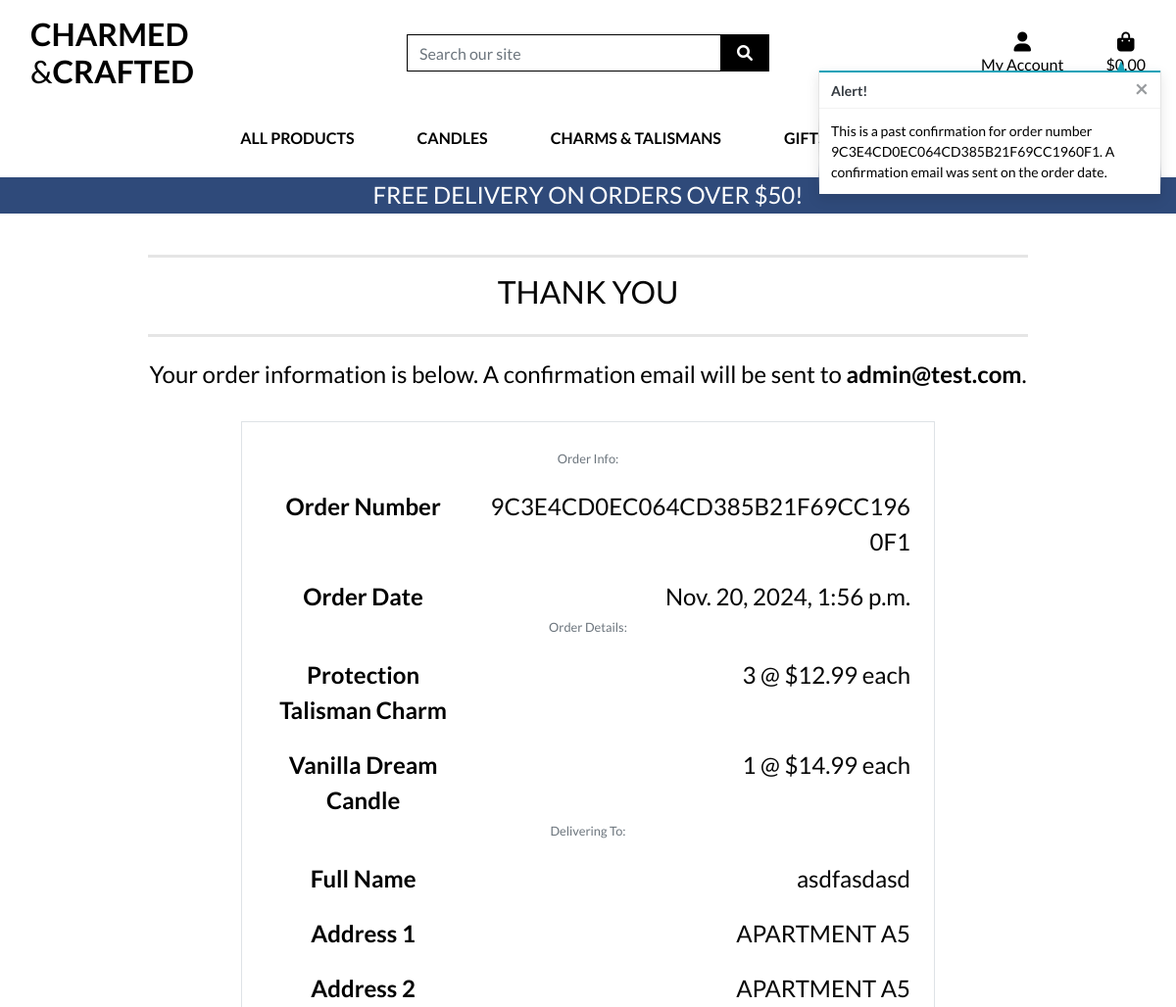
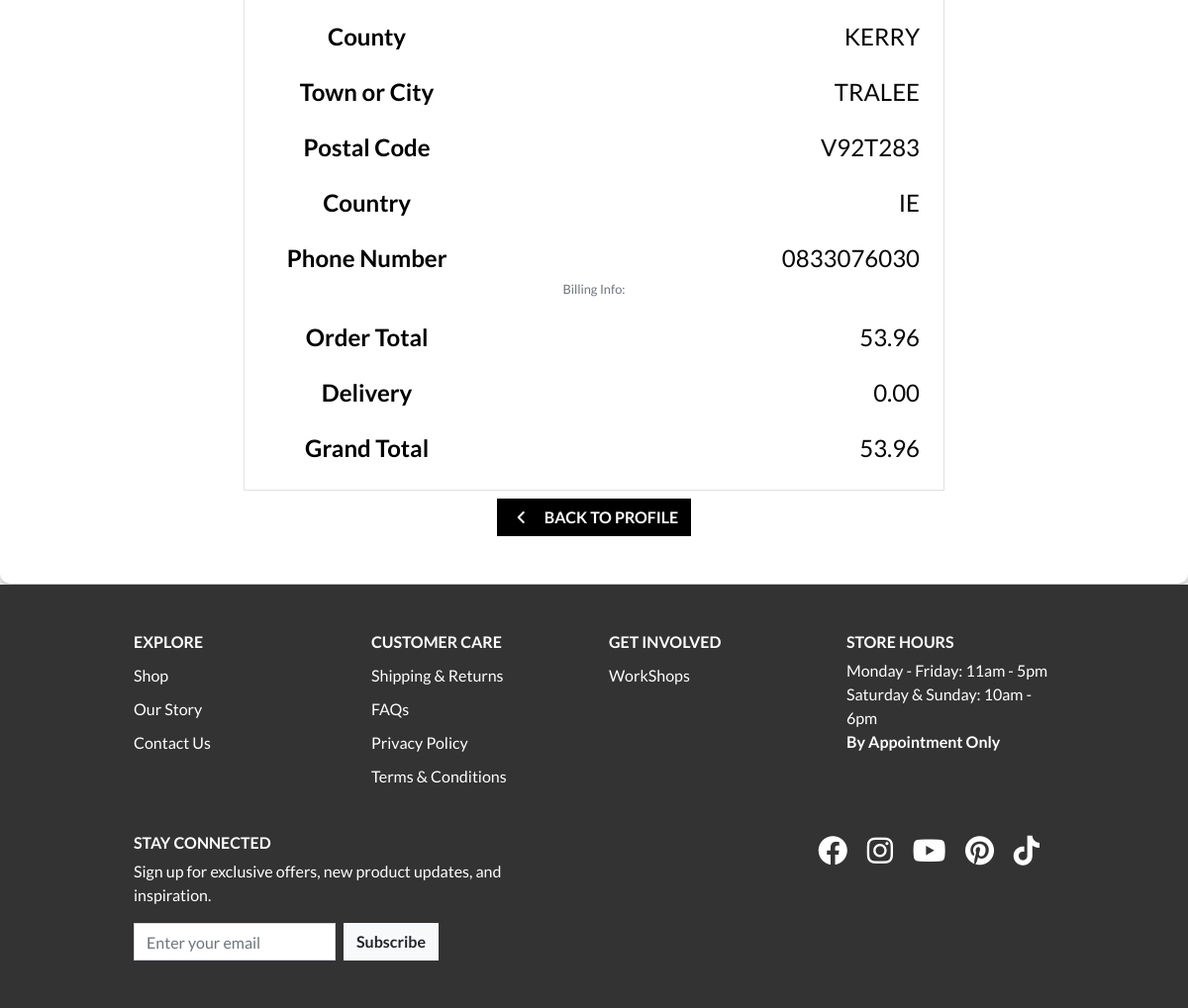
Page /profile/order_history/9C3E4CD0EC064CD385B21F69CC1960F1 on the committed database (2 pictures, top to bottom).
### checkout/models.py (models this page shows, shortened)
class Order(models.Model):
    order_number = models.CharField(max_length=32, null=False, editable=False)
    user_profile = models.ForeignKey(
        UserProfile, on_delete=models.SET_NULL,
        null=True, blank=True, related_name='orders')
    full_name = models.CharField(max_length=50, null=False, blank=False)
    email = models.EmailField(max_length=254, null=False, blank=False)
    phone_number = models.CharField(max_length=20, null=False, blank=False)
    country = models.CharField(
        max_length=2,
        choices=get_country_choices(),
        blank=True,
        null=True,
    )
    postcode = models.CharField(max_length=20, null=True, blank=True)
    town_or_city = models.CharField(max_length=40, null=False, blank=False)
    street_address1 = models.CharField(max_length=80, null=False, blank=False)
    street_address2 = models.CharField(max_length=80, null=True, blank=True)
    county = models.CharField(max_length=80, null=True, blank=True)
    date = models.DateTimeField(auto_now_add=True)
    delivery_cost = models.DecimalField(max_digits=6,
                                        decimal_places=2,
                                        null=False,
                                        default=0
                                        )
    order_total = models.DecimalField(max_digits=10,
                                      decimal_places=2,
                                      null=False,
                                      default=0
                                      )
    grand_total = models.DecimalField(max_digits=10,
                                      decimal_places=2,
                                      null=False,
                                      default=0
                                      )
    original_bag = models.TextField(null=False, blank=False, default='')
    stripe_pid = models.CharField(max_length=254,
                                  null=False,
                                  blank=False,
                                  default=''
                                  )

class OrderLineItem(models.Model):
    order = models.ForeignKey(
        Order, null=False,
        blank=False,
        on_delete=models.CASCADE,
        related_name='lineitems'
        )
    product = models.ForeignKey(
        Product,
        null=False,
        blank=False,
        on_delete=models.CASCADE
        )
    product_size = models.CharField(
        max_length=2,
        null=True,
        blank=True
        )
    quantity = models.IntegerField(null=False, blank=False, default=0)
    lineitem_total = models.DecimalField(
        max_digits=6,
        decimal_places=2,
        null=False,
        blank=False,
        editable=False
        )

### products/models.py (models this page shows, shortened)
class Product(models.Model):
    category = models.ForeignKey('Category',
                                 null=True,
                                 blank=True,
                                 on_delete=models.CASCADE
                                 )
    sku = models.CharField(max_length=254, null=True, blank=True)
    name = models.CharField(max_length=254)
    description = models.TextField()
    has_sizes = models.BooleanField(
        default=False,
        null=True,
        blank=True
    )
    price = models.DecimalField(max_digits=6, decimal_places=2)
    rating = models.DecimalField(
        max_digits=6,
        decimal_places=2,
        null=True,
        blank=True
    )
    image_url = models.URLField(max_length=1024, null=True, blank=True)
    image = models.ImageField(null=True, blank=True)

### profiles/views.py (the view)
def order_history(request, order_number):
    order = get_object_or_404(Order, order_number=order_number)
    messages.info(request, (
        f'This is a past confirmation for order number {order_number}. '
        'A confirmation email was sent on the order date.'
    ))
    template = 'checkout/checkout_success.html'
    context = {
        'order': order,
        'from_profile': True,
    }
    return render(request, template, context)

### home/forms.py
class SubscriptionForm(forms.ModelForm):
    class Meta:
        model = Subscription
        fields = ['email']
        widgets = {
            'email': forms.EmailInput(attrs={
                'class': 'form-control mr-2 mb-2 mb-lg-0',
                'placeholder': 'Enter your email',
                'style': 'border-radius: 0;',
                'id': 'id_subscription_email',
            }),
        }

### bag/contexts.py (called while the page is built, shortened)
def bag_contents(request):
    bag_items = []
    total = 0
    product_count = 0
    bag = request.session.get('bag', {})
    if total < settings.FREE_DELIVERY_THRESHOLD:
        delivery = total * Decimal(settings.STANDARD_DELIVERY_PERCENTAGE / 100)
        free_delivery_delta = settings.FREE_DELIVERY_THRESHOLD - total
    else:
        delivery = 0
        free_delivery_delta = 0
    grand_total = delivery + total
    context = {
        'bag_items': bag_items,
        'total': total,
        'product_count': product_count,
        'delivery': delivery,
        'free_delivery_delta': free_delivery_delta,
        'free_delivery_threshold': settings.FREE_DELIVERY_THRESHOLD,
        'grand_total': grand_total,
    }
    return context

### home/context_processors.py (called while the page is built)
def subscription_form(request):
    return {'subscription_form': SubscriptionForm()}

### checkout/templates/checkout/checkout_success.html (shortened to what this page needs)
{% extends "base.html" %}
{% load static %}
{% block extra_css %}
    <link rel="stylesheet" href="{% static 'checkout/css/checkout.css' %}">
{% endblock %}
{% block page_header %}
    <div class="container header-container">
    </div>
{% endblock %}
{% block content %}
    <div class="overlay clearover">
        <div class="container text-center">
            <div class="row">
                <div class="col">
                    <hr>
                    <h2 class="logo-font mb-4">Thank You</h2>
                    <hr>
                    <p class="text-black">Your order information is below. A confirmation email will be sent to <strong>{{ order.email }}</strong>.</p>
                </div>
            </div>
            <div class="row">
                <div class="col-12 col-lg-12">
                    <div class="order-confirmation-wrapper p-4 border">
                        <div class="row">
                            <div class="col">
                                <small class="text-muted">Order Info:</small>
                            </div>
                        </div>
                        <div class="row">
                            <div class="col-12 col-md-4">
                                <p class="mb-0 text-black font-weight-bold">Order Number</p>
                            </div>
                            <div class="col-12 col-md-8 text-md-right wrap-text wrap-order-number">
                                <p class="mb-0">{{ order.order_number }}</p>
                            </div>
                        </div>
                        <div class="row">
                            <div class="col-12 col-md-4">
                                <p class="mb-0 text-black font-weight-bold">Order Date</p>
                            </div>
                            <div class="col-12 col-md-8 text-md-right">
                                <p class="mb-0">{{ order.date }}</p>
                            </div>
                        </div>
                        <div class="row">
                            <div class="col">
                                <small class="text-muted">Order Details:</small>
                            </div>
                        </div>
                        {% for item in order.lineitems.all %}
                        <div class="row">
                            <div class="col-12 col-md-4">
                                <p class="small mb-0 text-black font-weight-bold">
                                    {{ item.product.name }}{% if item.product_size %} - Size {{ item.product.size|upper }}{% endif %}
                                </p>
                            </div>
                            <div class="col-12 col-md-8 text-md-right">
                                <p class="small mb-0">{{ item.quantity }} @ ${{ item.product.price }} each</p>
                            </div>
                        </div>
                        {% endfor %}
                        <div class="row">
                            <div class="col">
                                <small class="text-muted">Delivering To:</small>
                            </div>
                        </div>
                        <div class="row">
                            <div class="col-12 col-md-4">
                                <p class="mb-0 text-black font-weight-bold">Full Name</p>
                            </div>
                            <div class="col-12 col-md-8 text-md-right">
                                <p class="mb-0">{{ order.full_name }}</p>
                            </div>
                        </div>
                        <div class="row">
                            <div class="col-12 col-md-4">
                                <p class="mb-0 text-black font-weight-bold">Address 1</p>
                            </div>
                            <div class="col-12 col-md-8 text-md-right">
                                <p class="mb-0">{{ order.street_address1 }}</p>
                            </div>
                        </div>
                        {% if order.street_address2 %}
                        <div class="row">
                            <div class="col-12 col-md-4">
                                <p class="mb-0 text-black font-weight-bold">Address 2</p>
                            </div>
                            <div class="col-12 col-md-8 text-md-right">
                                <p class="mb-0">{{ order.street_address1 }}</p>
                            </div>
                        </div>
                        {% endif %}
                        {% if order.county %}
                        <div class="row">
                            <div class="col-12 col-md-4">
                                <p class="mb-0 text-black font-weight-bold">County</p>
                            </div>
                            <div class="col-12 col-md-8 text-md-right">
                                <p class="mb-0">{{ order.county }}</p>
                            </div>
                        </div>
                        {% endif %}
                        <div class="row">
                            <div class="col-12 col-md-4">
                                <p class="mb-0 text-black font-weight-bold">Town or City</p>
                            </div>
                            <div class="col-12 col-md-8 text-md-right">
                                <p class="mb-0">{{ order.town_or_city }}</p>
                            </div>
                        </div>
                        {% if order.postcode %}
                        <div class="row">
                            <div class="col-12 col-md-4">
                                <p class="mb-0 text-black font-weight-bold">Postal Code</p>
                            </div>
                            <div class="col-12 col-md-8 text-md-right">
                                <p class="mb-0">{{ order.postcode }}</p>
                            </div>
                        </div>
                        {% endif %}
                        <div class="row">
                            <div class="col-12 col-md-4">
                                <p class="mb-0 text-black font-weight-bold">Country</p>
                            </div>
                            <div class="col-12 col-md-8 text-md-right">
                                <p class="mb-0">{{ order.country }}</p>
                            </div>
                        </div>
                        <div class="row">
                            <div class="col-12 col-md-4">
                                <p class="mb-0 text-black font-weight-bold">Phone Number</p>
                            </div>
                            <div class="col-12 col-md-8 text-md-right">
                                <p class="mb-0">{{ order.phone_number }}</p>
                            </div>
                        </div>
                        <div class="row">
                            <div class="col">
                                <small class="text-muted">Billing Info:</small>
                            </div>
                        </div>
                        <div class="row">
                            <div class="col-12 col-md-4">
                                <p class="mb-0 text-black font-weight-bold">Order Total</p>
                            </div>
                            <div class="col-12 col-md-8 text-md-right">
                                <p class="mb-0">{{ order.order_total }}</p>
                            </div>
                        </div>
                        <div class="row">
                            <div class="col-12 col-md-4">
                                <p class="mb-0 text-black font-weight-bold">Delivery</p>
                            </div>
                            <div class="col-12 col-md-8 text-md-right">
                                <p class="mb-0">{{ order.delivery_cost }}</p>
                            </div>
                        </div>
                        <div class="row">
                            <div class="col-12 col-md-4">
                                <p class="mb-0 text-black font-weight-bold">Grand Total</p>
                            </div>
                            <div class="col-12 col-md-8 text-md-right">
                                <p class="mb-0">{{ order.grand_total }}</p>
                            </div>
                        </div>
                    </div>
                </div>
            </div>
            <div class="row">
                <div class="col-12 text-center">
                    {% if from_profile %}
                    <a href="{% url 'profile' %}" class="btn btn-black rounded-0 my-2">
                        <span class="icon mr-2">
                            <i class="fas fa-angle-left"></i>
                        </span>
                        <span class="text-uppercase">Back to Profile</span>
                    </a>
                {% endif %}
            </div>
        </div>
    </div>
{% endblock %}

### static/css/base.css (style rules this page uses)
html, body { height: 100%; margin: 0; display: flex; flex-direction: column; }
body { height: 100%; color: #ffffff; font-family: 'Lato'; display: flex; flex-direction: column; }
hr { border-top: 3px solid rgba(0, 0, 0, .1); }
.icon { align-items: center; display: inline-flex; justify-content: center; height: 1.5rem; width: 1.5rem; }
.logo-font { text-transform: uppercase; }
.btn-black { background: black; color: white; }
.btn { font-weight: 600; }
.text-black { color: #000 !important; }
.footer .form-inline input { width: auto; padding: 0.375rem 0.75rem; border-radius: 0; }
.overlay { background: #fff7ff; padding: 80px 20px 40px 20px; text-align: center; border-radius: 10px; box-shadow: 0 4px 10px rgba(0, 0, 0, 0.3); color: #060606; min-height: 80vh; }
.overlay p { font-size: 1.5rem; margin: 20px 0 30px; font-weight: 400; }
.clearover { background: #ffffff !important; }
@media (min-width: 992px) { .header-container { padding-top: 164px; } }
@media (min-width: 992px) { .order-confirmation-wrapper { text-align: center; margin: 0 auto; width: fit-content; } }
@media (min-width: 992px) { .wrap-text { word-wrap: break-word; overflow-wrap: break-word; white-space: normal; text-align: left; } }
@media (min-width: 1200px) { .container { max-width: 80%; } }

### rows in the picture
Order: email "admin@test.com", order_number "9C3E4CD0EC064CD385B21F69CC1960F1", date "Nov. 20, 2024, 1:56 p.m.", full_name "asdfasdasd", street_address1 "APARTMENT A5", county "KERRY", town_or_city "TRALEE", postcode "V92T283", country "IE", phone_number "0833076030", order_total "53.96", delivery_cost "0.00", grand_total "53.96"
OrderLineItem: product.name "Protection Talisman Charm", quantity "3", product.price "12.99"
OrderLineItem: product.name "Vanilla Dream Candle", quantity "1", product.price "14.99"

### other values in the picture
{{ free_delivery_threshold }} "50"
{{ message }} "This is a past confirmation for order number 9C3E4CD0EC064CD385B21F69CC1960F1. A confirmation email was sent on the order date."
